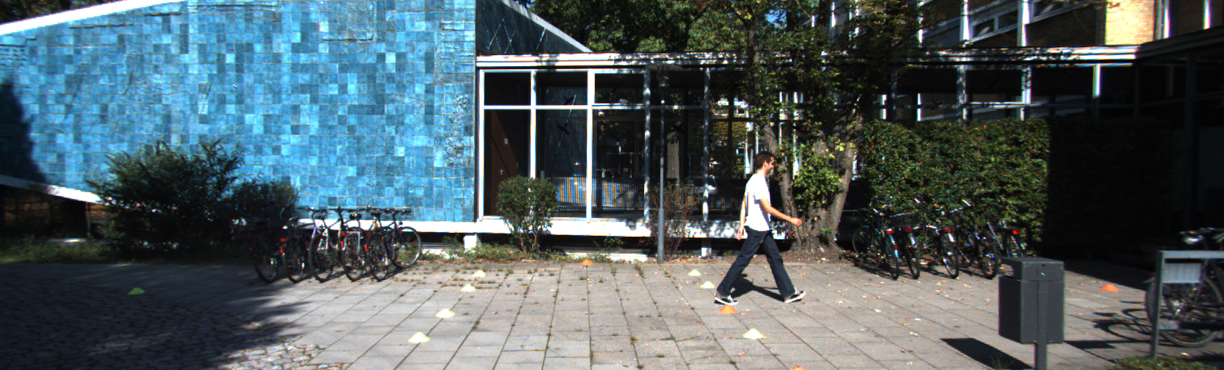
#> input picture Data/image_2/000000.png, 1224 x 370 px; its folder holds 3 pictures in this run
$ python analyze_data.py
#> lines starting #> are read from the running program, lines starting #| are printed output that depends on the picture
import os
import numpy as np
import matplotlib.pyplot as plt
import seaborn as sns
from pathlib import Path
import pandas as pd
from collections import Counter
import cv2

def analyze_kitti_dataset(data_dir="Data"):
    """Comprehensive analysis of KITTI dataset"""

    print("🔍 Analyzing KITTI dataset...")

    data_path = Path(data_dir)

    # File statistics
    print("\n📁 File statistics:")
    for folder in ["image_2", "label_2", "calib", "velodyne"]:
        folder_path = data_path / folder
        if folder_path.exists():
            files = list(folder_path.glob("*"))
            print(f"  {folder}: {len(files)} files")
        else:
            print(f"  {folder}: not found")

    # Analyze labels
    analyze_labels(data_path / "label_2")

    # Analyze images
    analyze_images(data_path / "image_2")

    # Analyze calibration
    analyze_calibration(data_path / "calib")

def analyze_labels(label_dir):
    """Analyze label files"""
    print("\n🏷️  Label analysis:")

    label_files = list(label_dir.glob("*.txt"))
    if not label_files:
        print("  No label files found")
        return

    # Class statistics
    class_counts = Counter()
    total_objects = 0
    truncated_objects = 0
    occluded_objects = 0

    # Dimension statistics
    dimensions = {'height': [], 'width': [], 'length': []}
    locations = {'x': [], 'y': [], 'z': []}

    for label_file in label_files:
        with open(label_file, 'r') as f:
            for line in f:
                parts = line.strip().split()
                if len(parts) >= 15:
                    class_name = parts[0]
                    truncated = float(parts[1])
                    occluded = int(parts[2])

                    # 3D dimensions
                    h, w, l = map(float, parts[8:11])
                    dimensions['height'].append(h)
                    dimensions['width'].append(w)
                    dimensions['length'].append(l)

                    # 3D positions
                    x, y, z = map(float, parts[11:14])
                    locations['x'].append(x)
                    locations['y'].append(y)
                    locations['z'].append(z)

                    class_counts[class_name] += 1
                    total_objects += 1

                    if truncated > 0:
                        truncated_objects += 1
                    if occluded > 0:
                        occluded_objects += 1

    # Print statistics
    print(f"  Total objects: {total_objects}")
    print(f"  Truncated objects: {truncated_objects} ({truncated_objects/total_objects*100:.1f}%)")
    print(f"  Occluded objects: {occluded_objects} ({occluded_objects/total_objects*100:.1f}%)")

    print("\n  Class distribution:")
    for class_name, count in class_counts.most_common():
        percentage = count / total_objects * 100
        print(f"    {class_name}: {count} ({percentage:.1f}%)")

    # Plot graphs
    plot_class_distribution(class_counts)
    plot_dimensions_distribution(dimensions)
    plot_locations_distribution(locations)

def analyze_images(image_dir):
    """Analyze images"""
    print("\n🖼️  Image analysis:")

    image_files = list(image_dir.glob("*.png"))
    if not image_files:
        print("  No images found")
        return

    # Image statistics
    widths = []
    heights = []

    for img_file in image_files[:100]:  # Sample of 100 images
        img = cv2.imread(str(img_file))
#> img is the input picture: shape (370, 1224, 3); mean B, G, R 98.4, 93.8, 79.3
        if img is not None:
            h, w = img.shape[:2]
#> h = 370; w = 1224
            heights.append(h)
            widths.append(w)

    print(f"  Images analyzed: {len(widths)}")
#|   Images analyzed: 3
    print(f"  Average width: {np.mean(widths):.0f}px")
#|   Average width: 1236px
    print(f"  Average height: {np.mean(heights):.0f}px")
#|   Average height: 373px
    print(f"  Smallest image: {min(widths)}x{min(heights)}")
#|   Smallest image: 1224x370
    print(f"  Largest image: {max(widths)}x{max(heights)}")
#|   Largest image: 1242x375

    # Plot image size distribution
    plot_image_sizes(widths, heights)

def analyze_calibration(calib_dir):
    """Analyze calibration files"""
    print("\n📐 Calibration analysis:")

    calib_files = list(calib_dir.glob("*.txt"))
    if not calib_files:
        print("  No calibration files found")
        return

    # Analyze projection matrix
    focal_lengths = []
    principal_points = []

    for calib_file in calib_files[:10]:  # Sample of 10 files
        with open(calib_file, 'r') as f:
            for line in f:
                if line.startswith('P2:'):
                    P2 = np.array([float(x) for x in line.split()[1:13]]).reshape(3, 4)
                    fx = P2[0, 0]
                    fy = P2[1, 1]
                    cx = P2[0, 2]
                    cy = P2[1, 2]

                    focal_lengths.append((fx, fy))
                    principal_points.append((cx, cy))
                    break

    if focal_lengths:
        fx_values = [f[0] for f in focal_lengths]
        fy_values = [f[1] for f in focal_lengths]
        cx_values = [p[0] for p in principal_points]
        cy_values = [p[1] for p in principal_points]

        print(f"  Average focal length X: {np.mean(fx_values):.1f}")
        print(f"  Average focal length Y: {np.mean(fy_values):.1f}")
        print(f"  Average principal point X: {np.mean(cx_values):.1f}")
        print(f"  Average principal point Y: {np.mean(cy_values):.1f}")

# [67 lines left out: functions plot_class_distribution, plot_dimensions_distribution, plot_locations_distribution, not called in this run]

def plot_image_sizes(widths, heights):
    """Plot image size distribution"""
    plt.figure(figsize=(10, 6))

    plt.scatter(widths, heights, alpha=0.6)
    plt.title('Image Size Distribution')
    plt.xlabel('Width (pixels)')
    plt.ylabel('Height (pixels)')

    # Add average lines
    plt.axvline(np.mean(widths), color='red', linestyle='--', label=f'Avg Width: {np.mean(widths):.0f}')
    plt.axhline(np.mean(heights), color='blue', linestyle='--', label=f'Avg Height: {np.mean(heights):.0f}')

    plt.legend()
    plt.grid(True, alpha=0.3)
    plt.savefig('image_sizes.png', dpi=150, bbox_inches='tight')
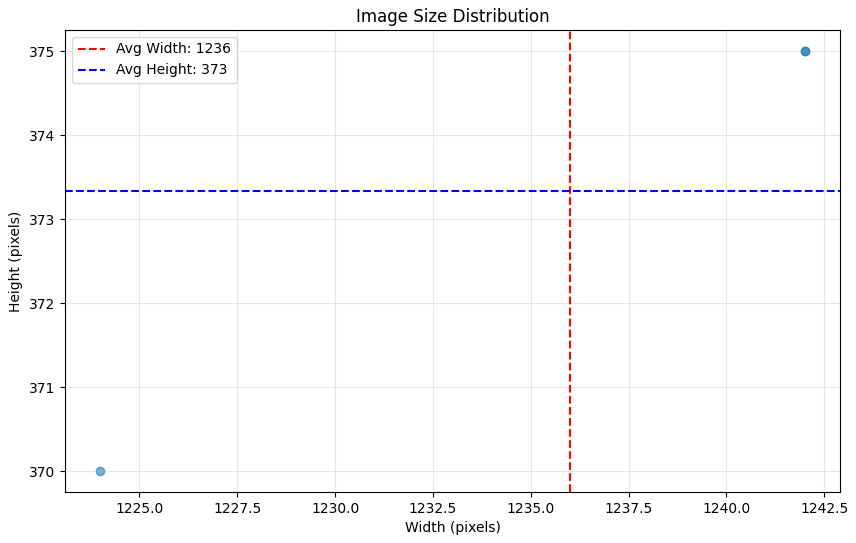
#> figure drawn by matplotlib, 1 panel
    plt.show()

def generate_report():
    """Generate data analysis report"""
    print("\n📊 Generating analysis report...")

    report = """
# KITTI Dataset Analysis Report

## Overview
This report provides a comprehensive analysis of the KITTI dataset used for training the 3D object detection model.

## Key Statistics
- Total Images: [Calculated automatically]
- Total Objects: [Calculated automatically]
- Number of Classes: 9 main classes

## Recommendations
1. **Data Balance**: Some classes may be underrepresented
2. **Handle Truncated Objects**: High percentage of truncated objects
3. **Improve Calibration**: Use calibration files to improve accuracy

## Charts
- Class distribution
- 3D dimensions distribution
- Position distribution
- Image sizes
"""

    with open('data_analysis_report.md', 'w', encoding='utf-8') as f:
        f.write(report)

    print("✅ Report generated: data_analysis_report.md")

if __name__ == "__main__":
    analyze_kitti_dataset()
    generate_report()
